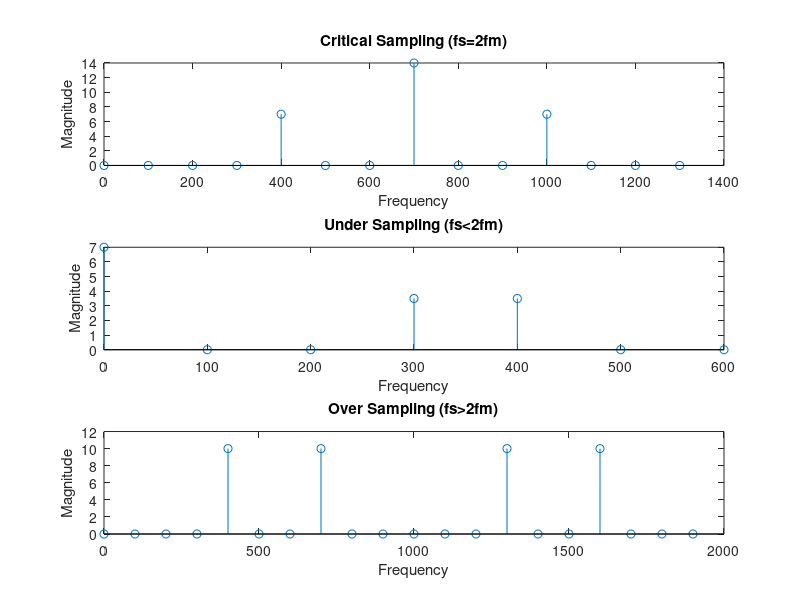

Recreate this plot in MATLAB.
tfinal=0.01;
t=0:0.00001:tfinal;
xanalog=cos(2*pi*400*t)+cos(2*pi*700*t);

%critical sampling  fs=2fm(fm=700)
fs=1400;
%Note that samples will repeat after 13/fs,hence its %sufficient if we consider first 14 samples(0 to 13) of analog %signal (observe the figures given previously)
tsamp=0:1/fs:13/fs;
xsampled=cos(2*pi*400*tsamp)+cos(2*pi*700*tsamp);
%calculate 14 point DFT of sampled signal. abs(...) is %required because plot function displays only real values
xsampled_DFT=abs(fft(xsampled));
xsampled_length=0:length(xsampled_DFT)-1;
subplot(3,1,1);
stem(100*xsampled_length,xsampled_DFT);
xlabel('Frequency');
ylabel('Magnitude');
title('Critical Sampling (fs=2fm)');

%xreconstructed=ifft(fft(xsampled));
%subplot(3,1,3);
%plot(tsamp,xreconstructed,'b*-');
%xlabel('Time');
%ylabel('Amplitude');
%title('Critical Sampling (fs=2fm)');
 
%Under Sampling(fs<2fm)
fs=700;
%Note that samples will repeat after 6/fs,hence its sufficient
%if we consider first 7 samples(0 to 6) of analog signal
tsamp=0:1/fs:6/fs;
xsampled=cos(2*pi*400*tsamp)+cos(2*pi*700*tsamp);
%calculate 7 point DFT of sampled signal.
xsampled_DFT=abs(fft(xsampled));
xsampled_length=0:length(xsampled_DFT)-1;
subplot(3,1,2);
stem(100*xsampled_length,xsampled_DFT)
xlabel('Frequency');
ylabel('Magnitude');
title('Under Sampling (fs<2fm)');

%xreconstructed=ifft(fft(xsampled));
%subplot(4,1,3);
%plot(tsamp,xreconstructed,'b*-');
%xlabel('Time');
%ylabel('Amplitude');
%title('Under Sampling (fs<2fm)');
 
%over Sampling(fs>2fm)
fs=2000;
%Note that samples will repeat after 19/fs,hence its %sufficient if we consider first 20 samples(0 to 19) of analog %signal
tsamp=0:1/fs:19/fs;
xsampled=cos(2*pi*400*tsamp)+cos(2*pi*700*tsamp);
%calculate 20 point DFT of sampled signal.
xsampled_DFT=abs(fft(xsampled));
xsampled_length=0:length(xsampled_DFT)-1;
subplot(3,1,3);
stem(100*xsampled_length,xsampled_DFT)
xlabel('Frequency');
ylabel('Magnitude');
title('Over Sampling (fs>2fm)');
